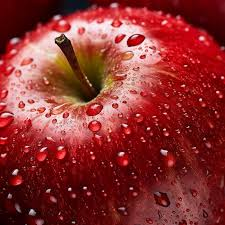
#> input picture 3rd yr/6thSem/CG/fruit.jpg, 225 x 225 px
$ jupyter execute prog11.ipynb
#> lines starting #> are read from the running program, lines starting #| are printed output that depends on the picture
[cell 1]
import cv2
import numpy as np
import matplotlib.pyplot as plt
from skimage.metrics import structural_similarity as ssim

image = cv2.imread('fruit.jpg')
#> image is the input picture: shape (225, 225, 3); mean B, G, R 47.9, 49.8, 140.6
image_rgb = cv2.cvtColor(image, cv2.COLOR_BGR2RGB)
kernel_size = 9

blur_kernel = np.ones((kernel_size, kernel_size), dtype=np.float32) / (kernel_size * kernel_size)

blurred = cv2.filter2D(image_rgb, -1, blur_kernel)
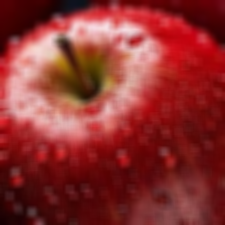
#> blurred: shape (225, 225, 3); mean R, G, B 140.6, 49.8, 47.9

smooth_kernel = np.array([[2, 2, 2],
                          [2, 10, 2],
                          [2, 2, 2]], dtype=np.float32) / 13

smoothed = cv2.filter2D(image_rgb, -1, smooth_kernel)
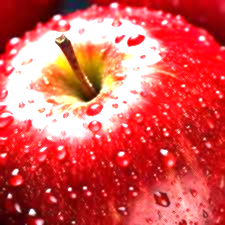
#> smoothed: shape (225, 225, 3); mean R, G, B 217, 87.3, 84.4

gray_original = cv2.cvtColor(image_rgb, cv2.COLOR_RGB2GRAY)
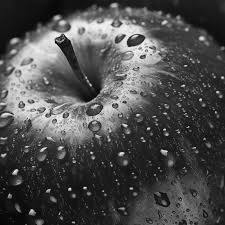
#> gray_original: shape (225, 225); min 3, max 250, mean 76.7
gray_blurred = cv2.cvtColor(blurred, cv2.COLOR_RGB2GRAY)
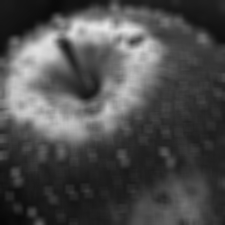
#> gray_blurred: shape (225, 225); min 7, max 230, mean 76.7
gray_smoothed = cv2.cvtColor(smoothed, cv2.COLOR_RGB2GRAY)
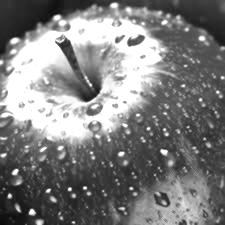
#> gray_smoothed: shape (225, 225); min 9, max 255, mean 125.8

ssim_original_blurred, _ = ssim(gray_original, gray_blurred, full=True)
#> ssim_original_blurred = 0.452
ssim_original_smoothed, _ = ssim(gray_original, gray_smoothed, full=True)
#> ssim_original_smoothed = 0.715


print(f'SSIM between original and blurred images: {ssim_original_blurred:.4f}')
#| SSIM between original and blurred images: 0.4524
print(f'SSIM between original and smoothed images: {ssim_original_smoothed:.4f}')
#| SSIM between original and smoothed images: 0.7151

fig, axs = plt.subplots(1,3, figsize=(12, 10))

axs[0].imshow(image_rgb)
axs[0].set_title('Original Image')
axs[0].axis('off')

axs[1].imshow(blurred)
axs[1].set_title('Blurred Image')
axs[1].axis('off')

axs[2].imshow(smoothed)
axs[2].set_title('Smoothed Image')
axs[2].axis('off')
plt.tight_layout()
plt.show()

$ run again, with 3rd yr/6thSem/CG/prog8img.webp saved as 3rd yr/6thSem/CG/fruit.jpg
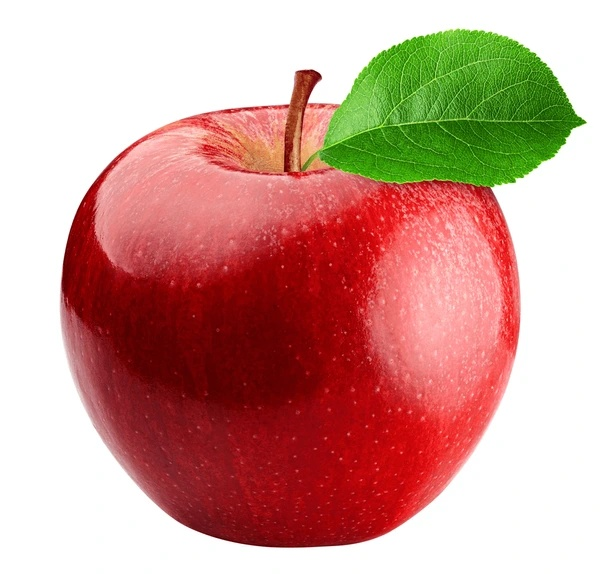
#> input picture 3rd yr/6thSem/CG/prog8img.webp, 600 x 574 px
#> image is the input picture: shape (574, 600, 3); mean B, G, R 145.3, 155.7, 205.2
#> `gray_blurred = cv2.cvtColor(blurred, cv2.COLOR_RGB2GRAY)`:
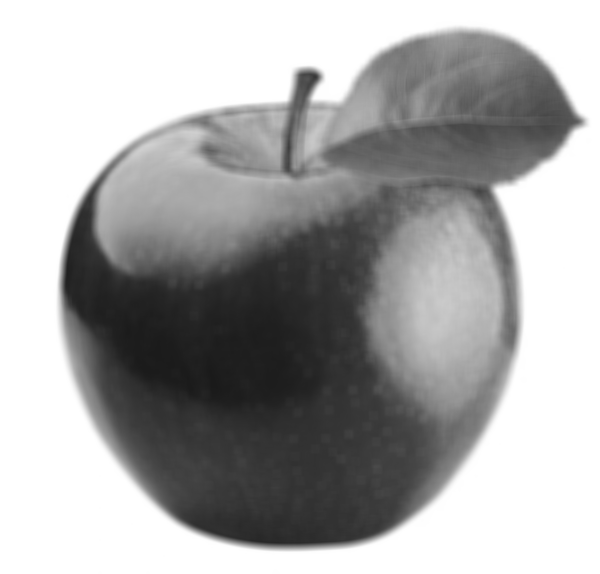
#> gray_blurred: shape (574, 600); min 26, max 255, mean 169.3
#> `gray_smoothed = cv2.cvtColor(smoothed, cv2.COLOR_RGB2GRAY)`:
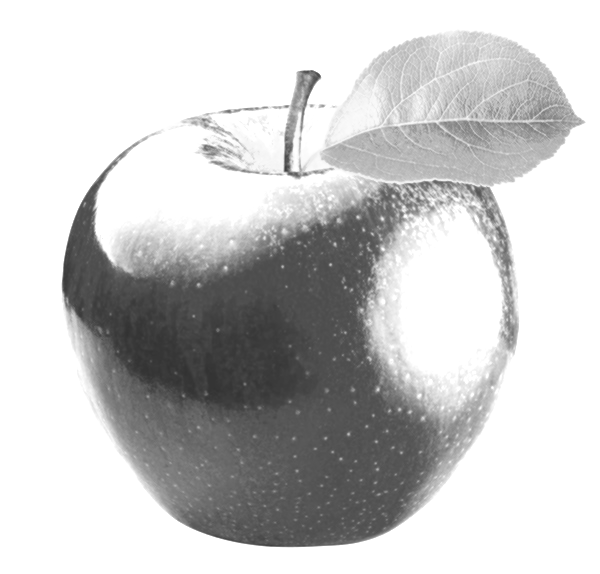
#> gray_smoothed: shape (574, 600); min 50, max 255, mean 201.5
#> ssim_original_blurred = 0.762
#> ssim_original_smoothed = 0.838
#| SSIM between original and blurred images: 0.7625
#| SSIM between original and smoothed images: 0.8383
